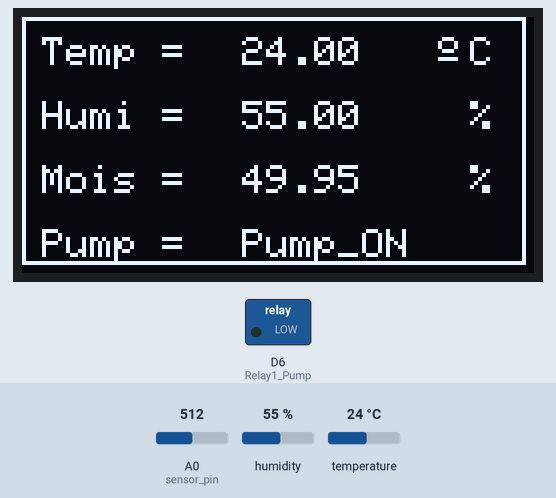
This sketch was run on a simulated ESP8266 (NodeMCU). On the bench: 128×64 one-colour display, switched loads named in the sketch (green lamp = pin HIGH). The inputs (shaded band) are chosen by the test bench; at power-on: A0 (sensor_pin) = 512, humidity 55 %, temperature 24 °C. The modem accepts every AT command (registered, SIM ready, sends succeed) and sends nothing else; what the sketch prints to the serial monitor is not drawn.

Above: at 9.4 s.
9.5 s: A0 (sensor_pin) set to 425
At 10.2 s:
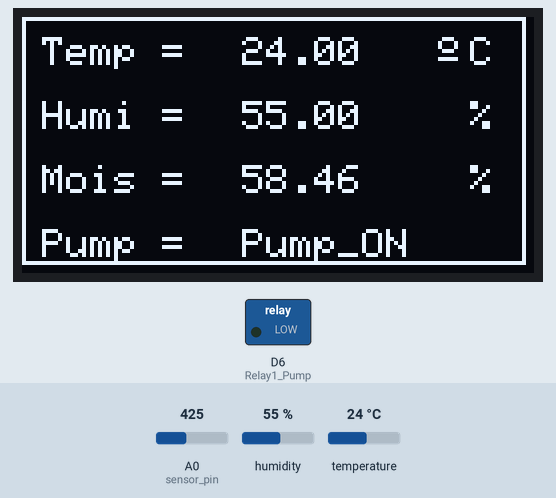
11.3 s: A0 (sensor_pin) set to 400
At 15.2 s:
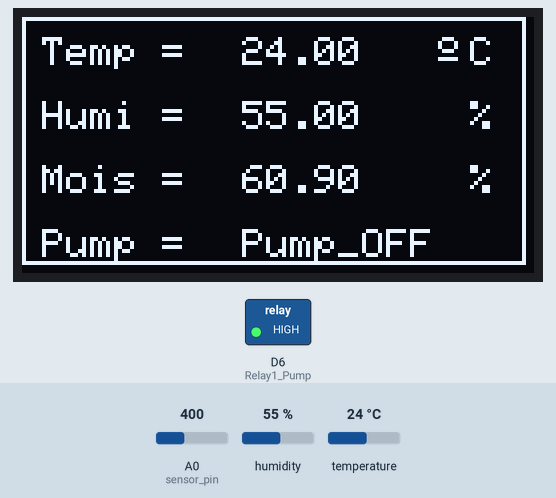
15.5 s: humidity set to 22 %
At 17.8 s:
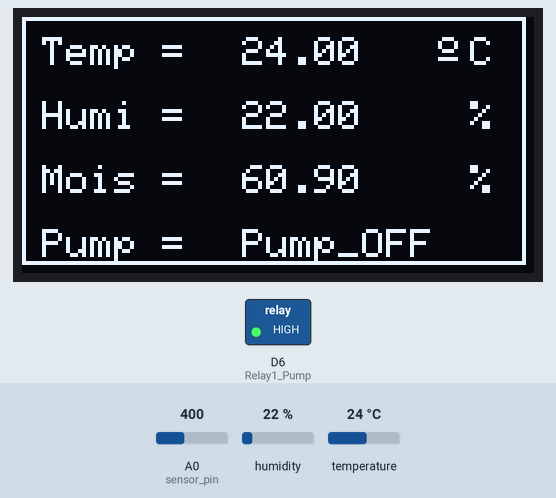
18.7 s: A0 (sensor_pin) set to 710
At 20.0 s:
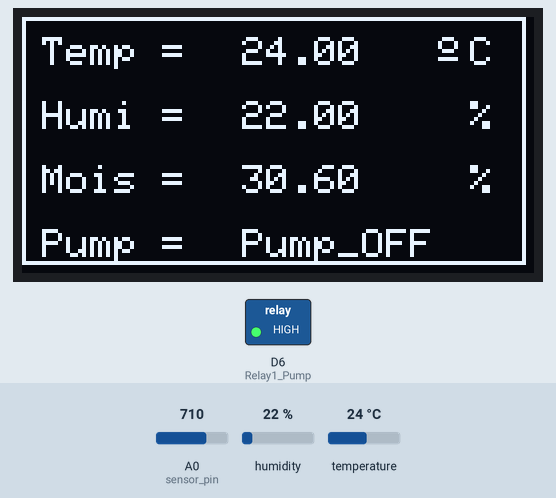
20.8 s: A0 (sensor_pin) set to 731
At 25.6 s:
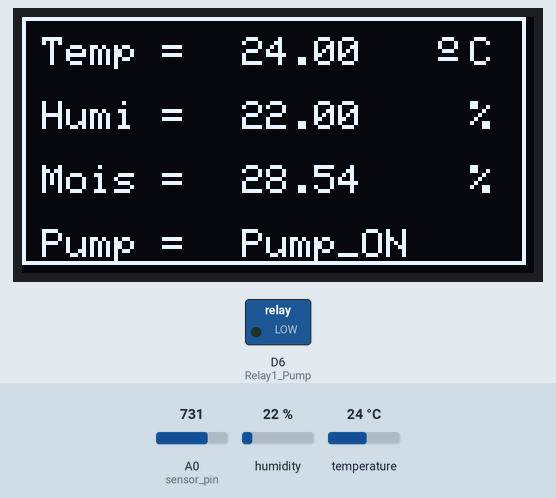
26.0 s: temperature set to 12 °C
At 29.1 s:
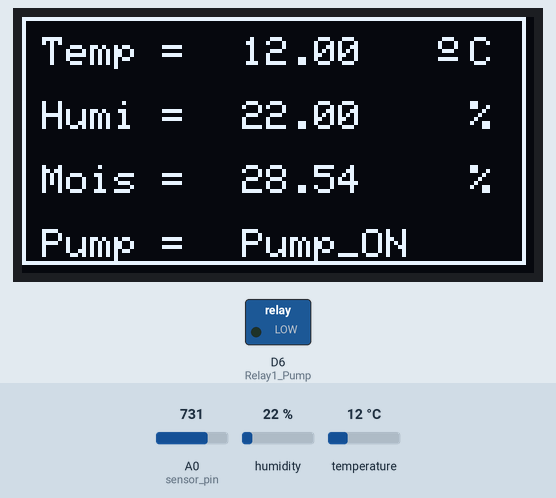
Timing chart, 0 to 30.2 s (numbered marks = the images above; inputs shaded):
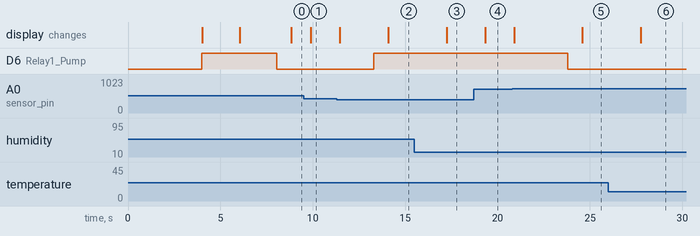

Measured:
- the behaviour switches between 410 and 409 on A0 (sensor_pin) (found by bisection; images 1 and 2)
- the behaviour switches between 716 and 717 on A0 (sensor_pin) (found by bisection; images 4 and 5)
- after the input at 9.5 s, the display: changes after 0.39 s (image 1)
- after the input at 11.3 s, D6 (Relay1_Pump): LOW → HIGH after 2.0 s; the display: first changes after 0.17 s (image 2 shows a later state)
- after the input at 15.5 s, the display: changes after 1.7 s (image 3)
- after the input at 18.7 s, the display: changes after 0.63 s (image 4)
- after the input at 20.8 s, D6 (Relay1_Pump): HIGH → LOW after 3.0 s; the display: first changes after 0.11 s (image 5 shows a later state)
- after the input at 26.0 s, the display: changes after 1.7 s (image 6)

The sketch:

Sender-GreenHouse-RemoteNode.ino
```cpp
/* ---------------------------------- make2explore.com----------------------------------------------------*/
// Project           - Reyax LoRa Module RYLR998 Testing - IoT mini Project - Remote GreenHouse Monitoring
// Created By        - blog@make2explore.com
// Version - 1.0     - Sender Code
// Last Modified     - 31/05/2022 20:36:00 @admin
// Software          - C/C++, Arduino IDE, ESP8266 SDK, Libraries
// Hardware          - NodeMCU ESP8266, Reyax LoRa RYLR998 Module, DHT22, 0.96 OLED Display, Relay Module
// Sensors Used      - DHT22 Temperature and Humidity Sensor, Soil Moisture Sensor
// Source Repo       - github.com/make2explore
/* -------------------------------------------------------------------------------------------------------*/


// LoRa Module Configurations Transmitter Node
String lora_band = "865000000";     // Enter LoRa band as per your country
String lora_networkid = "7";        // Enter Lora Network ID - Must be same for Tx and Rx Nodes
String lora_TX_address = "126";     // Enter Lora RX address

#include <SoftwareSerial.h>         // include Software Serial library
#include <Wire.h>
#include <Adafruit_GFX.h>           // include Adafruit Graphics library
#include <Adafruit_SSD1306.h>       // include OLED Display library
#include "DHT.h"                    // include DHT Sensor library

const byte rxPin = D7;              // Software Serial Pins Rx and Tx
const byte txPin = D8;

const int sensor_pin = A0;          // Connect Soil moisture analog sensor pin to A0 of NodeMCU
const int Relay1_Pump = D6;         // Connect Relay to D6 of NodeMCU

// Set up a new SoftwareSerial object
SoftwareSerial sendLoRa (rxPin, txPin);   // Software Serial Pins Rx=D7 and Tx=D8

// Set up a new Display object
#define SCREEN_WIDTH 128
#define SCREEN_HEIGHT 64
Adafruit_SSD1306 display(SCREEN_WIDTH, SCREEN_HEIGHT, &Wire, -1);

// make2explore Logo Bitmap byte array
static const uint8_t image_data_096OLEDscreens[1024] = {
    0x00, 0x00, 0x00, 0x00, 0x00, 0x00, 0x00, 0x00, 0x00, 0x00, 0x00, 0x00, 0x00, 0x00, 0x00, 0x00,
    0x00, 0x00, 0x00, 0x00, 0x00, 0x00, 0x00, 0x00, 0x00, 0x00, 0x00, 0x00, 0x00, 0x00, 0x00, 0x00,
    0x00, 0x00, 0x00, 0x00, 0x00, 0x00, 0x00, 0x00, 0x00, 0x00, 0x00, 0x00, 0x00, 0x00, 0x00, 0x00,
    0x00, 0x00, 0x00, 0x00, 0x00, 0x00, 0x00, 0x00, 0x00, 0x00, 0x00, 0x00, 0x00, 0x00, 0x00, 0x00,
    0x00, 0x00, 0x00, 0x00, 0x00, 0x00, 0x00, 0x00, 0x00, 0x00, 0x00, 0x00, 0x00, 0x00, 0x00, 0x00,
    0x00, 0x00, 0x00, 0x00, 0x00, 0x00, 0x00, 0x07, 0xf8, 0x00, 0x00, 0x00, 0x00, 0x00, 0x00, 0x00,
    0x00, 0x00, 0x00, 0x00, 0x00, 0x00, 0x00, 0x78, 0x07, 0x80, 0x00, 0x00, 0x00, 0x00, 0x00, 0x00,
    0x00, 0x00, 0x00, 0x00, 0x00, 0x00, 0x01, 0x80, 0x00, 0x60, 0x00, 0x00, 0x00, 0x00, 0x00, 0x00,
    0x00, 0x00, 0x00, 0x00, 0x00, 0x00, 0x06, 0x03, 0xe0, 0x18, 0x00, 0x00, 0x00, 0x00, 0x00, 0x00,
    0x00, 0x00, 0x00, 0x00, 0x00, 0x00, 0x08, 0x3f, 0xfc, 0x04, 0x00, 0x00, 0x00, 0x00, 0x00, 0x00,
    0x00, 0x00, 0x00, 0x00, 0x00, 0x00, 0x30, 0xff, 0xfe, 0x03, 0x00, 0x00, 0x00, 0x00, 0x00, 0x00,
    0x00, 0x00, 0x00, 0x00, 0x00, 0x00, 0x63, 0xff, 0xff, 0x01, 0x80, 0x00, 0x00, 0x00, 0x00, 0x00,
    0x00, 0x00, 0x00, 0x00, 0x00, 0x00, 0xc7, 0xff, 0x3f, 0x80, 0xc0, 0x00, 0x00, 0x00, 0x00, 0x00,
    0x00, 0x00, 0x00, 0x00, 0x00, 0x00, 0x8f, 0xff, 0x3f, 0x80, 0x60, 0x00, 0x00, 0x00, 0x00, 0x00,
    0x00, 0x00, 0x00, 0x00, 0x00, 0x01, 0x1f, 0xfe, 0x1f, 0xc0, 0x20, 0x00, 0x00, 0x00, 0x00, 0x00,
    0x00, 0x00, 0x00, 0x00, 0x00, 0x02, 0x3f, 0xf8, 0x07, 0xc0, 0x10, 0x00, 0x00, 0x00, 0x00, 0x00,
    0x00, 0x00, 0x00, 0x00, 0x00, 0x02, 0x7f, 0xf8, 0x07, 0xc0, 0x10, 0x00, 0x00, 0x00, 0x00, 0x00,
    0x00, 0x00, 0x00, 0x00, 0x00, 0x04, 0x7f, 0xfe, 0x1f, 0xc0, 0x08, 0x00, 0x00, 0x00, 0x00, 0x00,
    0x00, 0x00, 0x00, 0x00, 0x00, 0x04, 0xff, 0xff, 0x3f, 0xc0, 0x08, 0x00, 0x00, 0x00, 0x00, 0x00,
    0x00, 0x00, 0x00, 0x00, 0x00, 0x08, 0xff, 0xff, 0x3f, 0xc0, 0x04, 0x00, 0x00, 0x00, 0x00, 0x00,
    0x00, 0x00, 0x00, 0x00, 0x00, 0x09, 0xff, 0xff, 0xff, 0x80, 0x04, 0x00, 0x00, 0x00, 0x00, 0x00,
    0x00, 0x00, 0x00, 0x00, 0x00, 0x09, 0xff, 0xff, 0xff, 0x80, 0x04, 0x00, 0x00, 0x00, 0x00, 0x00,
    0x00, 0x00, 0x00, 0x00, 0x00, 0x19, 0xff, 0xff, 0xff, 0x00, 0x00, 0x00, 0x00, 0x00, 0x00, 0x00,
    0x00, 0x00, 0x00, 0x00, 0x00, 0x11, 0xff, 0xff, 0xfe, 0x00, 0x02, 0x00, 0x00, 0x00, 0x00, 0x00,
    0x00, 0x00, 0x00, 0x00, 0x00, 0x13, 0xff, 0xff, 0xf8, 0x00, 0x02, 0x00, 0x00, 0x00, 0x00, 0x00,
    0x00, 0x00, 0x00, 0x00, 0x00, 0x13, 0xff, 0xff, 0xe0, 0x00, 0x02, 0x00, 0x00, 0x00, 0x00, 0x00,
    0x00, 0x00, 0x00, 0x00, 0x00, 0x13, 0xff, 0xf8, 0x00, 0x00, 0x02, 0x00, 0x00, 0x00, 0x00, 0x00,
    0x00, 0x00, 0x00, 0x00, 0x00, 0x13, 0xff, 0xe0, 0x00, 0x00, 0x02, 0x00, 0x00, 0x00, 0x00, 0x00,
    0x00, 0x00, 0x00, 0x00, 0x00, 0x13, 0xff, 0xc0, 0x00, 0x00, 0x02, 0x00, 0x00, 0x00, 0x00, 0x00,
    0x00, 0x00, 0x00, 0x00, 0x00, 0x11, 0xff, 0x80, 0x00, 0x00, 0x02, 0x00, 0x00, 0x00, 0x00, 0x00,
    0x00, 0x00, 0x00, 0x00, 0x00, 0x19, 0xff, 0x00, 0x00, 0x00, 0x00, 0x00, 0x00, 0x00, 0x00, 0x00,
    0x00, 0x00, 0x00, 0x00, 0x00, 0x09, 0xff, 0x00, 0x00, 0x00, 0x04, 0x00, 0x00, 0x00, 0x00, 0x00,
    0x00, 0x00, 0x00, 0x00, 0x00, 0x09, 0xfe, 0x00, 0x00, 0x00, 0x04, 0x00, 0x00, 0x00, 0x00, 0x00,
    0x00, 0x00, 0x00, 0x00, 0x00, 0x08, 0xfe, 0x00, 0x00, 0x00, 0x04, 0x00, 0x00, 0x00, 0x00, 0x00,
    0x00, 0x00, 0x00, 0x00, 0x00, 0x04, 0xfe, 0x00, 0x00, 0x00, 0x08, 0x00, 0x00, 0x00, 0x00, 0x00,
    0x00, 0x00, 0x00, 0x00, 0x00, 0x04, 0x7e, 0x07, 0xf8, 0x00, 0x08, 0x00, 0x00, 0x00, 0x00, 0x00,
    0x00, 0x00, 0x00, 0x00, 0x00, 0x02, 0x7e, 0x07, 0xf8, 0x00, 0x10, 0x00, 0x00, 0x00, 0x00, 0x00,
    0x00, 0x00, 0x00, 0x00, 0x00, 0x02, 0x3e, 0x07, 0xf8, 0x00, 0x10, 0x00, 0x00, 0x00, 0x00, 0x00,
    0x00, 0x00, 0x00, 0x00, 0x00, 0x01, 0x1e, 0x00, 0x00, 0x00, 0x20, 0x00, 0x00, 0x00, 0x00, 0x00,
    0x00, 0x00, 0x00, 0x00, 0x00, 0x00, 0x8e, 0x00, 0x00, 0x00, 0x40, 0x00, 0x00, 0x00, 0x00, 0x00,
    0x00, 0x00, 0x00, 0x00, 0x00, 0x00, 0xc7, 0x00, 0x00, 0x00, 0xc0, 0x00, 0x00, 0x00, 0x00, 0x00,
    0x00, 0x00, 0x00, 0x00, 0x00, 0x00, 0x61, 0x00, 0x00, 0x01, 0x80, 0x00, 0x00, 0x00, 0x00, 0x00,
    0x00, 0x00, 0x00, 0x00, 0x00, 0x00, 0x10, 0x80, 0x00, 0x03, 0x00, 0x00, 0x00, 0x00, 0x00, 0x00,
    0x00, 0x00, 0x00, 0x00, 0x00, 0x00, 0x0c, 0x00, 0x00, 0x0c, 0x00, 0x00, 0x00, 0x00, 0x00, 0x00,
    0x00, 0x00, 0x00, 0x00, 0x00, 0x00, 0x06, 0x00, 0x00, 0x18, 0x00, 0x00, 0x00, 0x00, 0x00, 0x00,
    0x00, 0x00, 0x00, 0x00, 0x00, 0x00, 0x01, 0xc0, 0x00, 0xe0, 0x00, 0x00, 0x00, 0x00, 0x00, 0x00,
    0x00, 0x00, 0x00, 0x00, 0x00, 0x00, 0x00, 0x7c, 0x0f, 0x80, 0x00, 0x00, 0x00, 0x00, 0x00, 0x00,
    0x00, 0x00, 0x00, 0x00, 0x00, 0x00, 0x00, 0x01, 0xe0, 0x00, 0x00, 0x00, 0x00, 0x00, 0x00, 0x00,
    0x00, 0x00, 0x00, 0x00, 0x00, 0x00, 0x00, 0x00, 0x00, 0x00, 0x00, 0x00, 0x00, 0x00, 0x00, 0x00,
    0x00, 0x00, 0x00, 0x00, 0x00, 0x00, 0x00, 0x00, 0x00, 0x00, 0x00, 0x00, 0x00, 0x00, 0x00, 0x00,
    0x00, 0x00, 0x00, 0x00, 0x00, 0x00, 0x00, 0x00, 0x00, 0x00, 0x00, 0x00, 0x00, 0x00, 0x00, 0x00,
    0x00, 0x00, 0x00, 0x00, 0x00, 0x00, 0x00, 0x00, 0x00, 0x00, 0x00, 0x00, 0x00, 0x00, 0x00, 0x00,
    0x00, 0x00, 0x00, 0x00, 0x00, 0x00, 0x00, 0x00, 0x00, 0x00, 0x00, 0x00, 0x00, 0x00, 0x00, 0x00,
    0x00, 0x00, 0x00, 0x00, 0x00, 0x00, 0x00, 0x00, 0x00, 0x00, 0x00, 0x00, 0x00, 0x00, 0x00, 0x00,
    0x00, 0x00, 0x00, 0x00, 0x00, 0x00, 0x00, 0x00, 0x00, 0x00, 0x00, 0x00, 0x00, 0x00, 0x00, 0x00,
    0x00, 0x00, 0x00, 0x00, 0x00, 0x00, 0x00, 0x00, 0x00, 0x00, 0x00, 0x00, 0x00, 0x00, 0x00, 0x00,
    0x00, 0x00, 0x00, 0x00, 0x00, 0x00, 0x00, 0x00, 0x00, 0x00, 0x00, 0x00, 0x00, 0x00, 0x00, 0x00,
    0x00, 0x00, 0x00, 0x00, 0x00, 0x00, 0x00, 0x00, 0x00, 0x00, 0x00, 0x00, 0x00, 0x00, 0x00, 0x00,
    0x00, 0x00, 0x00, 0x00, 0x00, 0x00, 0x00, 0x00, 0x00, 0x00, 0x00, 0x00, 0x00, 0x00, 0x00, 0x00,
    0x00, 0x00, 0x00, 0x00, 0x00, 0x00, 0x00, 0x00, 0x00, 0x00, 0x00, 0x00, 0x00, 0x00, 0x00, 0x00,
    0x00, 0x00, 0x00, 0x00, 0x00, 0x00, 0x00, 0x00, 0x00, 0x00, 0x00, 0x00, 0x00, 0x00, 0x00, 0x00,
    0x00, 0x00, 0x00, 0x00, 0x00, 0x00, 0x00, 0x00, 0x00, 0x00, 0x00, 0x00, 0x00, 0x00, 0x00, 0x00,
    0x00, 0x00, 0x00, 0x00, 0x00, 0x00, 0x00, 0x00, 0x00, 0x00, 0x00, 0x00, 0x00, 0x00, 0x00, 0x00,
    0x00, 0x00, 0x00, 0x00, 0x00, 0x00, 0x00, 0x00, 0x00, 0x00, 0x00, 0x00, 0x00, 0x00, 0x00, 0x00
};

#define DHTPIN D5           // Digital pin connected to the DHT sensor

#define DHTTYPE DHT22       // DHT 22  (AM2302), AM2321

DHT dht(DHTPIN, DHTTYPE);   // DHT object

float humidity, temperature, moisture_percentage;

int data_length;
String sensorsdata,Pump_Status;

const unsigned long sendInterval = 5000;
unsigned long previousTime = 0;


void setup() {
  Serial.begin(9600);

  // Initialise Software serial and Set the baud rate for the SoftwareSerial object
  sendLoRa.begin(115200);
  delay(1000);

  // Configure LoRa module at Startup
  sendLoRa.println("AT+BAND=" + lora_band);
  delay(1000);
  sendLoRa.println("AT+ADDRESS=" + lora_TX_address);
  delay(1000);
  sendLoRa.println("AT+NETWORKID=" + lora_networkid);
  delay(1000);

  pinMode(Relay1_Pump, OUTPUT);
  digitalWrite(Relay1_Pump, HIGH);
  Pump_Status = "Pump_OFF";

  if(!display.begin(SSD1306_SWITCHCAPVCC, 0x3C)) {
    Serial.println(F("SSD1306 allocation failed"));
    for(;;);
  }
  delay(2000); // Pause for 2 seconds

  dht.begin();

  // Clear the buffer.
  display.clearDisplay();

  //Draw bitmap on the screen
  display.drawBitmap(0, 0, image_data_096OLEDscreens, 128, 64, 1);

  display.setTextSize(1);
  display.setTextColor(WHITE);
  display.setCursor(20, 56);
  // Display static text
  display.println("make2explore.com");
  display.display();
  delay(2000);
  display.clearDisplay();
}

//====================== Function to Read the DHT Data ======================================//
void readSensor(){
  delay(250);
  humidity = dht.readHumidity();
  // Read temperature as Celsius (the default)
  temperature = dht.readTemperature();

  moisture_percentage = ( 100.00 - ( (analogRead(sensor_pin)/1023.00) * 100.00 ) );

  /*Serial.println("GREENHOUSE Data");
  Serial.print("Temperature = ");
  Serial.print(temperature);
  Serial.println(F(" °C"));
  Serial.print("Humidity = ");
  Serial.print(humidity);
  Serial.println(F(" % Rh"));
  Serial.print("Soil Moisture = ");
  Serial.print(moisture_percentage);
  Serial.println(F(" %"));*/

  // Check if any reads failed and exit early (to try again).
  if (isnan(humidity) || isnan(temperature)) {
    Serial.println(F("Failed to read from DHT sensor!"));
    return;
  }
}


//====================== Function to Display Sensor Readings ==============================//
void displayData(){
    display.clearDisplay();
    display.drawRect(0, 0, 126, 62, WHITE);
    display.setCursor(6,5);

    display.setTextSize(1);
    display.setTextColor(WHITE);
    display.setCursor(5,5);
    display.print("Temp = ");

    display.setTextSize(1);
    display.setCursor(55,5);
    display.print(temperature);

    display.setCursor(104,5);
    display.setTextSize(1);
    display.cp437(true);
    display.write(167);
    display.setTextSize(1);
    display.setCursor(112,5);
    display.print("C");

    display.setTextSize(1);
    display.setTextColor(WHITE);
    display.setCursor(5,21);
    display.print("Humi = ");

    display.setCursor(55,21);
    display.setTextSize(1);
    display.print(humidity);

    display.setCursor(112,21);
    display.print("%");

    display.setCursor(5,37);
    display.setTextSize(1);
    display.print("Mois = ");

    display.setCursor(55,37);
    display.setTextSize(1);
    display.print(moisture_percentage);

    display.setCursor(112,37);
    display.print("%");

    display.setCursor(5,53);
    display.setTextSize(1);
    display.print("Pump = ");

    display.setCursor(55,53);
    display.setTextSize(1);
    display.print(Pump_Status);

    display.display();
    delay(250);
}

//====================== Function to Process Readings and create string ==============================//
void processData(){
  if(moisture_percentage <= 30){
    digitalWrite(Relay1_Pump, LOW);
    Pump_Status = "Pump_ON";
  }
  else if(moisture_percentage >=60){
    digitalWrite(Relay1_Pump, HIGH);
    Pump_Status = "Pump_OFF";
  }
 sensorsdata = sensorsdata + String(temperature) + "%" + String(humidity) + "%" + String(moisture_percentage) + "%" + Pump_Status;
 Serial.print("sensor values: ");
 Serial.println(sensorsdata);

// find the length of data
 data_length = sensorsdata.length();
 Serial.print("data length: ");
 Serial.println(data_length);
 delay(250);
}

//====================== Function to send data Command  ==============================//

void send_data(String sensorvalue, int valuelength)
{
 String mymessage;
 mymessage = mymessage + "AT+SEND=621" + "," + valuelength + "," + sensorvalue + "\r\n";
 sendLoRa.print(mymessage);
 Serial.print("Data Sent : ");
 Serial.println(mymessage);
 delay(250);
}

//======================== Main Loop Function  ======================================//
void loop() {
  // put your main code here, to run repeatedly:
  unsigned long currentTime = millis();
  if (currentTime - previousTime >= sendInterval) {
    /* Event code */
    //Serial.println("Send The Sensor Readings");

    processData();
    send_data(sensorsdata , data_length);
   /* Update the timing for the next time around */
    previousTime = currentTime;
  }
  readSensor();
  displayData();
  sensorsdata = "";
}

/*========================================= info@make2explore.com ===============================================================*/
```
